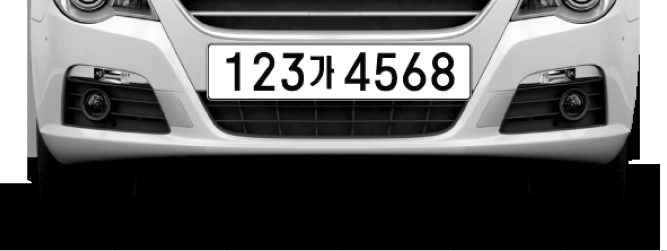
//> input picture data/test.png, 667 x 251 px
$ ./number   (built with g++ and OpenCV 4)
//> lines starting //> are read from the running program, lines starting //| are printed output that depends on the picture; after the words box and inside, x2 and y2 are one past the last pixel; in counts of white or black regions, pixels touching at a corner belong together
#include <iostream>
#include <fstream>
#include <opencv2/opencv.hpp>
#include <tesseract/baseapi.h>
#include <leptonica/allheaders.h>

using namespace cv;
using namespace std;

Mat preprocessImage(const string& imagePath) {
    // 이미지 읽기
    Mat image = imread(imagePath, IMREAD_COLOR);
//> image is the input picture: 251 rows x 667 cols, CV_8UC3; mean B, G, R 95, 95, 95
    if (image.empty()) {
        throw runtime_error("Image file not found at the specified path: " + imagePath);
    }

    // 이미지를 회색조로 변환
    Mat gray;
    cvtColor(image, gray, COLOR_BGR2GRAY);

    // 블러링을 통해 노이즈 제거
    medianBlur(gray, gray, 5);
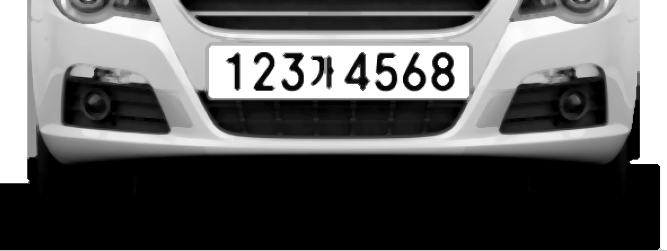
//> gray: 251 rows x 667 cols, CV_8UC1; min 0, max 255, mean 95.3

    // 경계선 감지
    Mat edges;
    Canny(gray, edges, 100, 200);
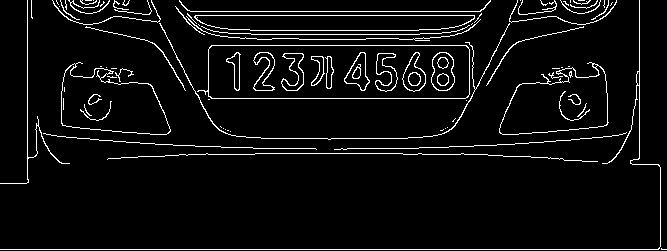
//> edges: 251 rows x 667 cols, CV_8UC1; 5.4% white in thin lines or dots

    return edges;
}

void detectPlate(const string& imagePath) {
    Mat edges = preprocessImage(imagePath);
    Mat image = imread(imagePath, IMREAD_COLOR);

    // 컨투어(윤곽선) 찾기
    vector<vector<Point>> contours;
    findContours(edges, contours, RETR_TREE, CHAIN_APPROX_SIMPLE);
//> contours = 112 contours, 69 with area under 20; largest, box (x1, y1, x2, y2) and area: (197, 45, 470, 99) 13817, (208, 45, 470, 99) 13802, (61, 62, 171, 135) 5196, (499, 62, 609, 135) 5180, (61, 63, 171, 135) 5148

    // Tesseract 초기화
//> (the run ends here: the program needs code that is not available in this run, at `tesseract::TessBaseAPI tess;`)
